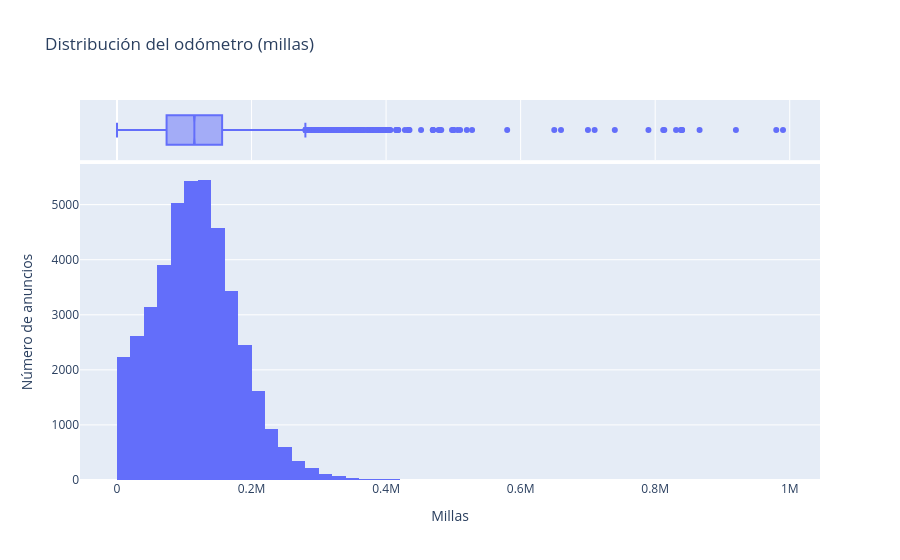

The code cell stored with this chart in its notebook:
### Markdown cell above
### Kilometraje, año del modelo y días publicados

### Code cell
fig = px.histogram(df_f, x='odometer', nbins=80, marginal='box',
                   title='Distribución del odómetro (millas)')
fig.update_layout(xaxis_title='Millas', yaxis_title='Número de anuncios')
fig.show()

### Figure 1 — Plotly figure (JSON) as saved in the notebook; plotly's stock layout.template omitted (floating-point values rounded to 4 significant figures; data arrays with more than 128 entries replaced by an {"elided": "..."} marker saying what was removed)
{"data": [{"bingroup": "x", "hovertemplate": "odometer=%{x}<br>count=%{y}<extra></extra>", "legendgroup": "", "marker": {"color": "#636efa", "pattern": {"shape": ""}}, "name": "", "nbinsx": 80, "orientation": "v", "showlegend": false, "type": "histogram", "x": {"elided": "49941 float values"}, "xaxis": "x", "yaxis": "y"}, {"hovertemplate": "odometer=%{x}<extra></extra>", "legendgroup": "", "marker": {"color": "#636efa"}, "name": "", "notched": true, "showlegend": false, "type": "box", "x": {"elided": "49941 float values"}, "xaxis": "x2", "yaxis": "y2"}], "layout": {"barmode": "relative", "legend": {"tracegroupgap": 0}, "title": {"text": "Distribución del odómetro (millas)"}, "xaxis": {"anchor": "y", "domain": [0, 1], "title": {"text": "Millas"}}, "xaxis2": {"anchor": "y2", "domain": [0, 1], "matches": "x", "showgrid": true, "showticklabels": false}, "yaxis": {"anchor": "x", "domain": [0, 0.8316], "title": {"text": "Número de anuncios"}}, "yaxis2": {"anchor": "x2", "domain": [0.8416, 1], "matches": "y2", "showgrid": false, "showline": false, "showticklabels": false, "ticks": ""}}}
